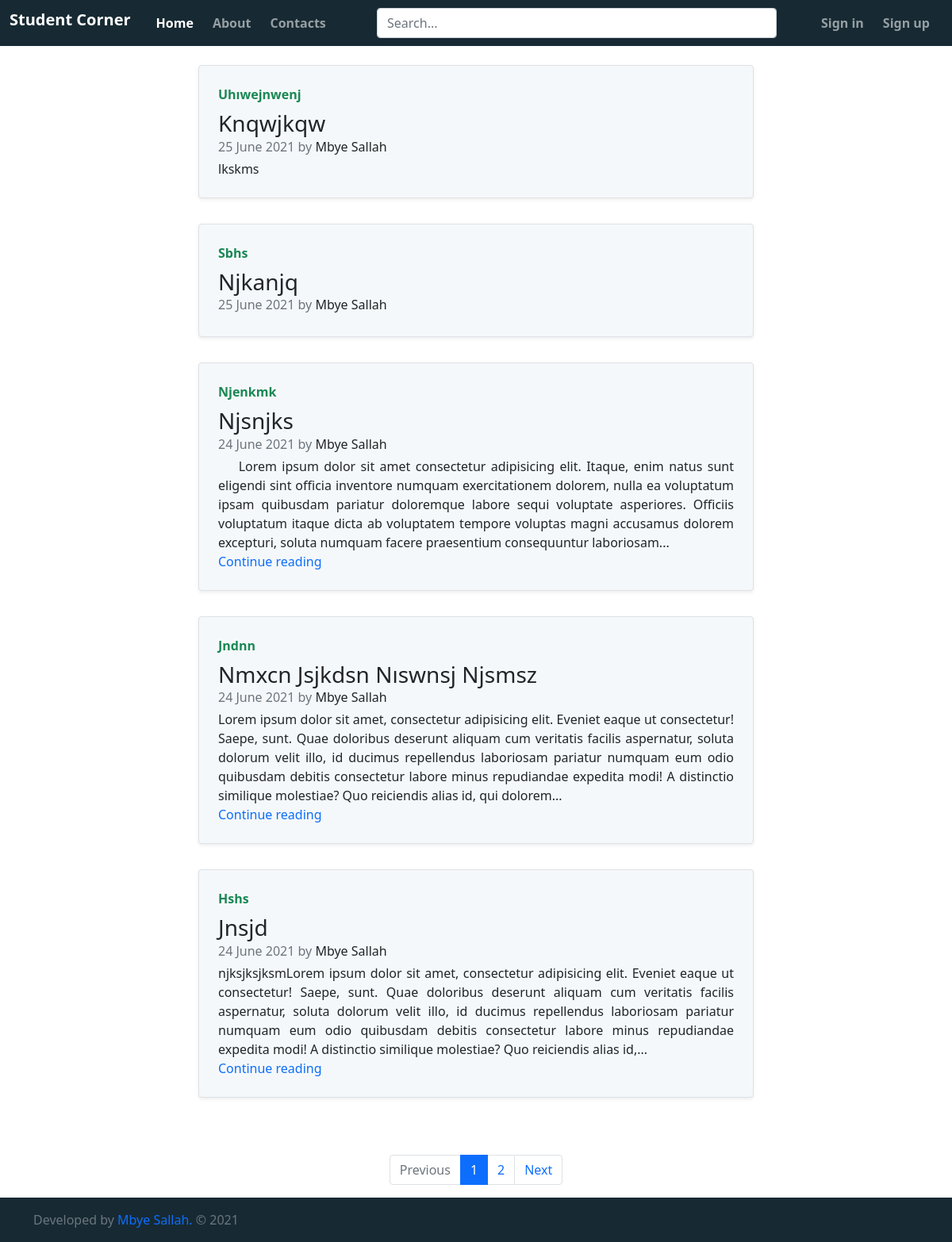
The page / on the database its author committed.
### stud_corner/models.py (models this page shows, shortened)
class Posts(db.Model):
    id = db.Column(db.Integer, primary_key=True)
    subject = db.Column(db.String(100))
    title = db.Column(db.String(100), nullable=False)
    date_posted = db.Column(db.DateTime, nullable=False, default=datetime.utcnow)
    content = db.Column(db.Text, nullable=False)
    user_id = db.Column(db.Integer, db.ForeignKey('users.id'), nullable=False)
    comments = db.relationship('Comments', backref='post', lazy=True)

class User(UserMixin, db.Model):
    __tablename__="users"
    id = db.Column(db.Integer, primary_key=True, autoincrement=True)
    created = db.Column(db.DateTime, default=datetime.utcnow, nullable=False)
    firstname = db.Column(db.String(80), nullable=False)
    lastname = db.Column(db.String(80), nullable=False)
    email = db.Column(db.String(120), unique=True, nullable=False)
    password = db.Column(db.String(120))
    admin = db.Column(db.Boolean, nullable=False, default=False)
    confirmed = db.Column(db.Boolean, nullable=False, default=False)
    confirmed_on = db.Column(db.DateTime, nullable=True)
    bio = db.Column(db.Text, nullable=True)
    posts = db.relationship('Posts', backref='author', lazy=True)
    comments = db.relationship('Comments', backref='commentor', lazy=True)

### stud_corner/views.py (the view)
@views.route('/')
def index():
    page = request.args.get("page", 1, int)
    to_search = request.args.get("search")
    if to_search:
        to_search = to_search.strip()
        pag_posts = (Posts.query.join(User)
        .filter(or_(Posts.title.ilike(f'%{to_search}%'),
        Posts.subject.ilike(f'%{to_search}%'),
        Posts.content.ilike(f'%{to_search}%'),
        User.firstname.ilike(f'%{to_search}%'),
        User.lastname.ilike(f'%{to_search}%'),
        User.firstname.startswith(to_search[:3]),
        User.lastname.endswith(to_search[-3:])
        )).order_by(Posts.date_posted.desc())
        .paginate(page = page, per_page = 5))
        if pag_posts.total == 0:
            flash("Nothing related to your search was found.", "info")
            return redirect(url_for("views.index"))
    else:
        pag_posts = (Posts.query.order_by(Posts.date_posted
        .desc()).paginate(page = page, per_page = 5))
    return render_template("/index.html", pag_posts = pag_posts)

### stud_corner/templates/index.html (shortened to what this page needs)
{% from "app_macros.html" import render_pagination with context %}
{% extends "layout.html" %}
{% set active_page = "index" %}
{% block content %}
<div class="mt-4">
    {% for post in pag_posts.items %}
        <div class="container col-md-7 mt-2 bg">
            <div class="row justify-content-center">
            <div class="row g-0 card-bg border rounded overflow-hidden mb-4 shadow-sm h-md-250 position-relative">
                <div class="col p-4 d-flex flex-column position-static">
                    <strong class="d-inline-block mb-2 text-success">{{ post.subject |title }}</strong>
                    <h3 class="mb-0">
                        <a href="{{ url_for('views.read_more', id = post.id) }}" class="text-decoration-none link-dark">
                            {{ post.title |title }}
                        </a>
                    </h3>
                    <div class="mb-1 text-muted">{{ post.date_posted.strftime("%d %B %Y") }} by
                        <a href="{{ url_for('views.author', id = post.author.id) }}"
                        class="text-decoration-none link-dark">
                        {{ ("%s %s" %(post.author.firstname, post.author.lastname))|title }}
                        </a>
                    </div>
                    {% if post.content |wordcount > 50 %}
                        <p class="card-text mb-auto content">{{ post.content |urlize|truncate(400) }}</p>
                        <a href="{{ url_for('views.read_more', id = post.id) }}" class="text-decoration-none">
                            Continue reading
                        </a>
                    {% else %}
                        <p class="card-text mb-auto content">{{ post.content |urlize }}</p>
                    {% endif %}
                </div>
            </div>
            </div>
        </div>
    {% endfor %}
</div>
{% if pag_posts.total > 5 %}
{{render_pagination(pag_posts, "views.index", name = "pagination for index page" )}}
{% endif %}
{% endblock %}

### stud_corner/static/style.css (style rules this page uses)
.content { white-space: pre-wrap; text-align: justify; text-justify: inter-word; }
.card-bg { background-color: #f5f8fa; }

### rows shown on the page
Posts: subject "Uhıwejnwenj", title "Knqwjkqw", date_posted "25 June 2021", content "lkskms"
User: firstname+lastname "Mbye Sallah"
Posts: subject "Sbhs", title "Njkanjq", date_posted "25 June 2021"
Posts: subject "Njenkmk", title "Njsnjks", date_posted "24 June 2021", content "Lorem ipsum dolor sit amet consectetur adipisicing elit. Itaque, enim natus sunt eligendi sint officia inventore numquam exercitationem dolorem, nulla ea voluptatum ipsam quibusdam pariatur doloremque labore sequi voluptate asperiores. Officiis voluptatum itaque dicta ab voluptatem tempore voluptas magni accusamus dolorem excepturi, soluta numquam facere praesentium consequuntur laboriosam..."
Posts: subject "Jndnn", title "Nmxcn Jsjkdsn Nıswnsj Njsmsz", date_posted "24 June 2021", content "Lorem ipsum dolor sit amet, consectetur adipisicing elit. Eveniet eaque ut consectetur! Saepe, sunt. Quae doloribus deserunt aliquam cum veritatis facilis aspernatur, soluta dolorum velit illo, id ducimus repellendus laboriosam pariatur numquam eum odio quibusdam debitis consectetur labore minus repudiandae expedita modi! A distinctio similique molestiae? Quo reiciendis alias id, qui dolorem..."
Posts: subject "Hshs", title "Jnsjd", date_posted "24 June 2021", content "njksjksjksmLorem ipsum dolor sit amet, consectetur adipisicing elit. Eveniet eaque ut consectetur! Saepe, sunt. Quae doloribus deserunt aliquam cum veritatis facilis aspernatur, soluta dolorum velit illo, id ducimus repellendus laboriosam pariatur numquam eum odio quibusdam debitis consectetur labore minus repudiandae expedita modi! A distinctio similique molestiae? Quo reiciendis alias id,..."

### other values the page prints
{{ page }} "1"
{{ page }} "2"
